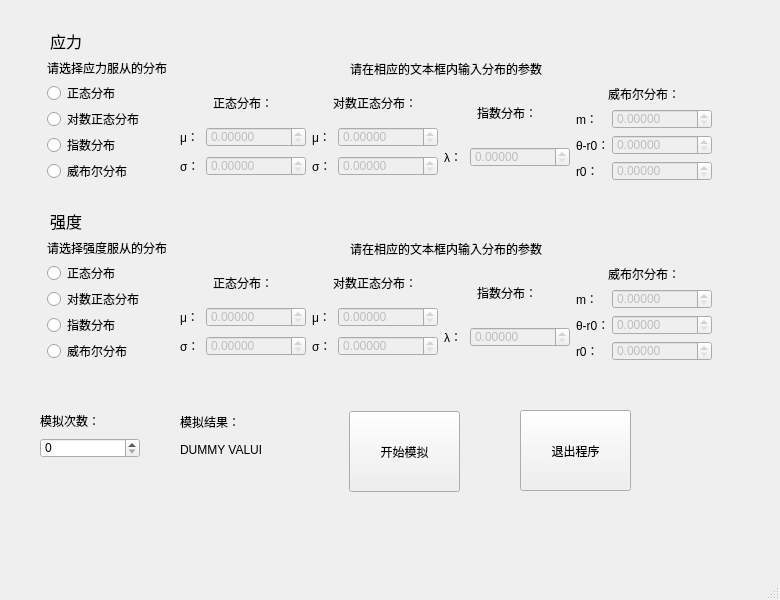
<?xml version="1.0" encoding="UTF-8"?>
<ui version="4.0">
 <class>Mont</class>
 <widget class="QMainWindow" name="Mont">
  <property name="geometry">
   <rect>
    <x>0</x>
    <y>0</y>
    <width>780</width>
    <height>600</height>
   </rect>
  </property>
  <property name="windowTitle">
   <string>Mont</string>
  </property>
  <widget class="QWidget" name="centralwidget">
   <widget class="QWidget" name="gridLayoutWidget_7">
    <property name="geometry">
     <rect>
      <x>40</x>
      <y>50</y>
      <width>681</width>
      <height>141</height>
     </rect>
    </property>
    <layout class="QGridLayout" name="gridLayout_7">
     <item row="0" column="0">
      <layout class="QGridLayout" name="gridLayout">
       <item row="1" column="0">
        <widget class="QRadioButton" name="StrNorRadio">
         <property name="sizePolicy">
          <sizepolicy hsizetype="Minimum" vsizetype="Fixed">
           <horstretch>0</horstretch>
           <verstretch>0</verstretch>
          </sizepolicy>
         </property>
         <property name="maximumSize">
          <size>
           <width>100</width>
           <height>20</height>
          </size>
         </property>
         <property name="text">
          <string>正态分布</string>
         </property>
        </widget>
       </item>
       <item row="3" column="0">
        <widget class="QRadioButton" name="StrIndRadio">
         <property name="maximumSize">
          <size>
           <width>100</width>
           <height>20</height>
          </size>
         </property>
         <property name="text">
          <string>指数分布</string>
         </property>
        </widget>
       </item>
       <item row="4" column="0">
        <widget class="QRadioButton" name="StrWeiRadio">
         <property name="maximumSize">
          <size>
           <width>100</width>
           <height>20</height>
          </size>
         </property>
         <property name="text">
          <string>威布尔分布</string>
         </property>
        </widget>
       </item>
       <item row="2" column="0">
        <widget class="QRadioButton" name="StrLogNorRadio">
         <property name="maximumSize">
          <size>
           <width>100</width>
           <height>20</height>
          </size>
         </property>
         <property name="text">
          <string>对数正态分布</string>
         </property>
        </widget>
       </item>
       <item row="0" column="0">
        <widget class="QLabel" name="label">
         <property name="text">
          <string>请选择应力服从的分布</string>
         </property>
        </widget>
       </item>
      </layout>
     </item>
     <item row="0" column="1">
      <layout class="QGridLayout" name="gridLayout_2">
       <item row="2" column="0">
        <layout class="QGridLayout" name="gridLayout_4">
         <item row="0" column="0" colspan="2">
          <widget class="QLabel" name="label_6">
           <property name="maximumSize">
            <size>
             <width>200</width>
             <height>30</height>
            </size>
           </property>
           <property name="text">
            <string>正态分布：</string>
           </property>
           <property name="alignment">
            <set>Qt::AlignCenter</set>
           </property>
          </widget>
         </item>
         <item row="1" column="0">
          <widget class="QLabel" name="label_4">
           <property name="maximumSize">
            <size>
             <width>20</width>
             <height>20</height>
            </size>
           </property>
           <property name="text">
            <string>μ：</string>
           </property>
          </widget>
         </item>
         <item row="2" column="0">
          <widget class="QLabel" name="label_7">
           <property name="maximumSize">
            <size>
             <width>20</width>
             <height>20</height>
            </size>
           </property>
           <property name="text">
            <string>σ：</string>
           </property>
          </widget>
         </item>
         <item row="1" column="1">
          <widget class="QDoubleSpinBox" name="StrNorPara1">
           <property name="enabled">
            <bool>false</bool>
           </property>
           <property name="maximumSize">
            <size>
             <width>100</width>
             <height>20</height>
            </size>
           </property>
           <property name="decimals">
            <number>5</number>
           </property>
           <property name="maximum">
            <double>999.990000000000009</double>
           </property>
          </widget>
         </item>
         <item row="2" column="1">
          <widget class="QDoubleSpinBox" name="StrNorPara2">
           <property name="enabled">
            <bool>false</bool>
           </property>
           <property name="minimumSize">
            <size>
             <width>100</width>
             <height>20</height>
            </size>
           </property>
           <property name="maximumSize">
            <size>
             <width>100</width>
             <height>20</height>
            </size>
           </property>
           <property name="decimals">
            <number>5</number>
           </property>
           <property name="maximum">
            <double>999.990000000000009</double>
           </property>
          </widget>
         </item>
        </layout>
       </item>
       <item row="2" column="2">
        <layout class="QGridLayout" name="gridLayout_3">
         <item row="0" column="0" colspan="2">
          <widget class="QLabel" name="label_5">
           <property name="maximumSize">
            <size>
             <width>200</width>
             <height>30</height>
            </size>
           </property>
           <property name="text">
            <string>指数分布：</string>
           </property>
           <property name="alignment">
            <set>Qt::AlignCenter</set>
           </property>
          </widget>
         </item>
         <item row="1" column="0">
          <widget class="QLabel" name="label_3">
           <property name="maximumSize">
            <size>
             <width>20</width>
             <height>20</height>
            </size>
           </property>
           <property name="text">
            <string>λ：</string>
           </property>
          </widget>
         </item>
         <item row="1" column="1">
          <widget class="QDoubleSpinBox" name="StrIndPara">
           <property name="enabled">
            <bool>false</bool>
           </property>
           <property name="minimumSize">
            <size>
             <width>100</width>
             <height>20</height>
            </size>
           </property>
           <property name="maximumSize">
            <size>
             <width>100</width>
             <height>20</height>
            </size>
           </property>
           <property name="decimals">
            <number>5</number>
           </property>
           <property name="maximum">
            <double>999.990000000000009</double>
           </property>
          </widget>
         </item>
        </layout>
       </item>
       <item row="2" column="1">
        <layout class="QGridLayout" name="gridLayout_5">
         <item row="1" column="0">
          <widget class="QLabel" name="label_9">
           <property name="maximumSize">
            <size>
             <width>20</width>
             <height>20</height>
            </size>
           </property>
           <property name="text">
            <string>μ：</string>
           </property>
          </widget>
         </item>
         <item row="2" column="0">
          <widget class="QLabel" name="label_10">
           <property name="maximumSize">
            <size>
             <width>20</width>
             <height>20</height>
            </size>
           </property>
           <property name="text">
            <string>σ：</string>
           </property>
          </widget>
         </item>
         <item row="0" column="0" colspan="2">
          <widget class="QLabel" name="label_8">
           <property name="maximumSize">
            <size>
             <width>200</width>
             <height>30</height>
            </size>
           </property>
           <property name="text">
            <string>对数正态分布：</string>
           </property>
           <property name="alignment">
            <set>Qt::AlignCenter</set>
           </property>
          </widget>
         </item>
         <item row="1" column="1">
          <widget class="QDoubleSpinBox" name="StrLogNorPara1">
           <property name="enabled">
            <bool>false</bool>
           </property>
           <property name="minimumSize">
            <size>
             <width>100</width>
             <height>20</height>
            </size>
           </property>
           <property name="maximumSize">
            <size>
             <width>100</width>
             <height>20</height>
            </size>
           </property>
           <property name="decimals">
            <number>5</number>
           </property>
           <property name="maximum">
            <double>999.990000000000009</double>
           </property>
          </widget>
         </item>
         <item row="2" column="1">
          <widget class="QDoubleSpinBox" name="StrLogNorPara2">
           <property name="enabled">
            <bool>false</bool>
           </property>
           <property name="minimumSize">
            <size>
             <width>100</width>
             <height>20</height>
            </size>
           </property>
           <property name="maximumSize">
            <size>
             <width>100</width>
             <height>20</height>
            </size>
           </property>
           <property name="decimals">
            <number>5</number>
           </property>
           <property name="maximum">
            <double>999.990000000000009</double>
           </property>
          </widget>
         </item>
        </layout>
       </item>
       <item row="2" column="3">
        <layout class="QGridLayout" name="gridLayout_6">
         <item row="0" column="0" colspan="2">
          <widget class="QLabel" name="label_11">
           <property name="maximumSize">
            <size>
             <width>200</width>
             <height>30</height>
            </size>
           </property>
           <property name="text">
            <string>威布尔分布：</string>
           </property>
           <property name="alignment">
            <set>Qt::AlignCenter</set>
           </property>
          </widget>
         </item>
         <item row="2" column="0">
          <widget class="QLabel" name="label_13">
           <property name="maximumSize">
            <size>
             <width>30</width>
             <height>20</height>
            </size>
           </property>
           <property name="text">
            <string>θ-r0：</string>
           </property>
          </widget>
         </item>
         <item row="1" column="0">
          <widget class="QLabel" name="label_12">
           <property name="maximumSize">
            <size>
             <width>30</width>
             <height>20</height>
            </size>
           </property>
           <property name="text">
            <string>m：</string>
           </property>
          </widget>
         </item>
         <item row="3" column="0">
          <widget class="QLabel" name="label_14">
           <property name="maximumSize">
            <size>
             <width>30</width>
             <height>20</height>
            </size>
           </property>
           <property name="text">
            <string>r0：</string>
           </property>
          </widget>
         </item>
         <item row="1" column="1">
          <widget class="QDoubleSpinBox" name="StrWeiPara1">
           <property name="enabled">
            <bool>false</bool>
           </property>
           <property name="minimumSize">
            <size>
             <width>100</width>
             <height>20</height>
            </size>
           </property>
           <property name="maximumSize">
            <size>
             <width>100</width>
             <height>20</height>
            </size>
           </property>
           <property name="decimals">
            <number>5</number>
           </property>
           <property name="maximum">
            <double>999.990000000000009</double>
           </property>
          </widget>
         </item>
         <item row="2" column="1">
          <widget class="QDoubleSpinBox" name="StrWeiPara2">
           <property name="enabled">
            <bool>false</bool>
           </property>
           <property name="minimumSize">
            <size>
             <width>100</width>
             <height>20</height>
            </size>
           </property>
           <property name="maximumSize">
            <size>
             <width>100</width>
             <height>20</height>
            </size>
           </property>
           <property name="decimals">
            <number>5</number>
           </property>
           <property name="maximum">
            <double>999.990000000000009</double>
           </property>
          </widget>
         </item>
         <item row="3" column="1">
          <widget class="QDoubleSpinBox" name="StrWeiPara3">
           <property name="enabled">
            <bool>false</bool>
           </property>
           <property name="minimumSize">
            <size>
             <width>100</width>
             <height>20</height>
            </size>
           </property>
           <property name="maximumSize">
            <size>
             <width>100</width>
             <height>20</height>
            </size>
           </property>
           <property name="decimals">
            <number>5</number>
           </property>
           <property name="maximum">
            <double>999.990000000000009</double>
           </property>
          </widget>
         </item>
        </layout>
       </item>
       <item row="1" column="0" colspan="4">
        <widget class="QLabel" name="label_2">
         <property name="maximumSize">
          <size>
           <width>2000</width>
           <height>20</height>
          </size>
         </property>
         <property name="text">
          <string>请在相应的文本框内输入分布的参数</string>
         </property>
         <property name="alignment">
          <set>Qt::AlignCenter</set>
         </property>
        </widget>
       </item>
      </layout>
     </item>
    </layout>
   </widget>
   <widget class="QWidget" name="gridLayoutWidget_8">
    <property name="geometry">
     <rect>
      <x>40</x>
      <y>230</y>
      <width>681</width>
      <height>141</height>
     </rect>
    </property>
    <layout class="QGridLayout" name="gridLayout_8">
     <item row="0" column="0">
      <layout class="QGridLayout" name="gridLayout_9">
       <item row="1" column="0">
        <widget class="QRadioButton" name="GthNorRadio">
         <property name="sizePolicy">
          <sizepolicy hsizetype="Minimum" vsizetype="Fixed">
           <horstretch>0</horstretch>
           <verstretch>0</verstretch>
          </sizepolicy>
         </property>
         <property name="maximumSize">
          <size>
           <width>100</width>
           <height>20</height>
          </size>
         </property>
         <property name="text">
          <string>正态分布</string>
         </property>
        </widget>
       </item>
       <item row="3" column="0">
        <widget class="QRadioButton" name="GthIndRadio">
         <property name="maximumSize">
          <size>
           <width>100</width>
           <height>20</height>
          </size>
         </property>
         <property name="text">
          <string>指数分布</string>
         </property>
        </widget>
       </item>
       <item row="4" column="0">
        <widget class="QRadioButton" name="GthWeiRadio">
         <property name="maximumSize">
          <size>
           <width>100</width>
           <height>20</height>
          </size>
         </property>
         <property name="text">
          <string>威布尔分布</string>
         </property>
        </widget>
       </item>
       <item row="2" column="0">
        <widget class="QRadioButton" name="GthLogNorRadio">
         <property name="maximumSize">
          <size>
           <width>100</width>
           <height>20</height>
          </size>
         </property>
         <property name="text">
          <string>对数正态分布</string>
         </property>
        </widget>
       </item>
       <item row="0" column="0">
        <widget class="QLabel" name="label_15">
         <property name="text">
          <string>请选择强度服从的分布</string>
         </property>
        </widget>
       </item>
      </layout>
     </item>
     <item row="0" column="1">
      <layout class="QGridLayout" name="gridLayout_10">
       <item row="2" column="0">
        <layout class="QGridLayout" name="gridLayout_11">
         <item row="0" column="0" colspan="2">
          <widget class="QLabel" name="label_16">
           <property name="maximumSize">
            <size>
             <width>200</width>
             <height>30</height>
            </size>
           </property>
           <property name="text">
            <string>正态分布：</string>
           </property>
           <property name="alignment">
            <set>Qt::AlignCenter</set>
           </property>
          </widget>
         </item>
         <item row="1" column="0">
          <widget class="QLabel" name="label_17">
           <property name="maximumSize">
            <size>
             <width>20</width>
             <height>20</height>
            </size>
           </property>
           <property name="text">
            <string>μ：</string>
           </property>
          </widget>
         </item>
         <item row="2" column="0">
          <widget class="QLabel" name="label_18">
           <property name="maximumSize">
            <size>
             <width>20</width>
             <height>20</height>
            </size>
           </property>
           <property name="text">
            <string>σ：</string>
           </property>
          </widget>
         </item>
         <item row="1" column="1">
          <widget class="QDoubleSpinBox" name="GthNorPara1">
           <property name="enabled">
            <bool>false</bool>
           </property>
           <property name="minimumSize">
            <size>
             <width>100</width>
             <height>20</height>
            </size>
           </property>
           <property name="maximumSize">
            <size>
             <width>100</width>
             <height>20</height>
            </size>
           </property>
           <property name="decimals">
            <number>5</number>
           </property>
           <property name="maximum">
            <double>999.990000000000009</double>
           </property>
          </widget>
         </item>
         <item row="2" column="1">
          <widget class="QDoubleSpinBox" name="GthNorPara2">
           <property name="enabled">
            <bool>false</bool>
           </property>
           <property name="minimumSize">
            <size>
             <width>100</width>
             <height>20</height>
            </size>
           </property>
           <property name="maximumSize">
            <size>
             <width>100</width>
             <height>20</height>
            </size>
           </property>
           <property name="decimals">
            <number>5</number>
           </property>
           <property name="maximum">
            <double>999.990000000000009</double>
           </property>
          </widget>
         </item>
        </layout>
       </item>
       <item row="2" column="2">
        <layout class="QGridLayout" name="gridLayout_12">
         <item row="0" column="0" colspan="2">
          <widget class="QLabel" name="label_19">
           <property name="maximumSize">
            <size>
             <width>200</width>
             <height>30</height>
            </size>
           </property>
           <property name="text">
            <string>指数分布：</string>
           </property>
           <property name="alignment">
            <set>Qt::AlignCenter</set>
           </property>
          </widget>
         </item>
         <item row="1" column="0">
          <widget class="QLabel" name="label_20">
           <property name="maximumSize">
            <size>
             <width>20</width>
             <height>20</height>
            </size>
           </property>
           <property name="text">
            <string>λ：</string>
           </property>
          </widget>
         </item>
         <item row="1" column="1">
          <widget class="QDoubleSpinBox" name="GthIndPara">
           <property name="enabled">
            <bool>false</bool>
           </property>
           <property name="minimumSize">
            <size>
             <width>100</width>
             <height>20</height>
            </size>
           </property>
           <property name="maximumSize">
            <size>
             <width>100</width>
             <height>20</height>
            </size>
           </property>
           <property name="decimals">
            <number>5</number>
           </property>
           <property name="maximum">
            <double>999.990000000000009</double>
           </property>
          </widget>
         </item>
        </layout>
       </item>
       <item row="2" column="1">
        <layout class="QGridLayout" name="gridLayout_13">
         <item row="1" column="0">
          <widget class="QLabel" name="label_21">
           <property name="maximumSize">
            <size>
             <width>20</width>
             <height>20</height>
            </size>
           </property>
           <property name="text">
            <string>μ：</string>
           </property>
          </widget>
         </item>
         <item row="2" column="0">
          <widget class="QLabel" name="label_22">
           <property name="maximumSize">
            <size>
             <width>20</width>
             <height>20</height>
            </size>
           </property>
           <property name="text">
            <string>σ：</string>
           </property>
          </widget>
         </item>
         <item row="0" column="0" colspan="2">
          <widget class="QLabel" name="label_23">
           <property name="maximumSize">
            <size>
             <width>200</width>
             <height>30</height>
            </size>
           </property>
           <property name="text">
            <string>对数正态分布：</string>
           </property>
           <property name="alignment">
            <set>Qt::AlignCenter</set>
           </property>
          </widget>
         </item>
         <item row="1" column="1">
          <widget class="QDoubleSpinBox" name="GthLogNorPara1">
           <property name="enabled">
            <bool>false</bool>
           </property>
           <property name="minimumSize">
            <size>
             <width>100</width>
             <height>20</height>
            </size>
           </property>
           <property name="maximumSize">
            <size>
             <width>100</width>
             <height>20</height>
            </size>
           </property>
           <property name="decimals">
            <number>5</number>
           </property>
           <property name="maximum">
            <double>999.990000000000009</double>
           </property>
          </widget>
         </item>
         <item row="2" column="1">
          <widget class="QDoubleSpinBox" name="GthLogNorPara2">
           <property name="enabled">
            <bool>false</bool>
           </property>
           <property name="minimumSize">
            <size>
             <width>100</width>
             <height>20</height>
            </size>
           </property>
           <property name="maximumSize">
            <size>
             <width>100</width>
             <height>20</height>
            </size>
           </property>
           <property name="decimals">
            <number>5</number>
           </property>
           <property name="maximum">
            <double>999.990000000000009</double>
           </property>
          </widget>
         </item>
        </layout>
       </item>
       <item row="2" column="3">
        <layout class="QGridLayout" name="gridLayout_14">
         <item row="0" column="0" colspan="2">
          <widget class="QLabel" name="label_24">
           <property name="maximumSize">
            <size>
             <width>200</width>
             <height>30</height>
            </size>
           </property>
           <property name="text">
            <string>威布尔分布：</string>
           </property>
           <property name="alignment">
            <set>Qt::AlignCenter</set>
           </property>
          </widget>
         </item>
         <item row="2" column="0">
          <widget class="QLabel" name="label_25">
           <property name="maximumSize">
            <size>
             <width>30</width>
             <height>20</height>
            </size>
           </property>
           <property name="text">
            <string>θ-r0：</string>
           </property>
          </widget>
         </item>
         <item row="1" column="0">
          <widget class="QLabel" name="label_26">
           <property name="maximumSize">
            <size>
             <width>30</width>
             <height>20</height>
            </size>
           </property>
           <property name="text">
            <string>m：</string>
           </property>
          </widget>
         </item>
         <item row="3" column="0">
          <widget class="QLabel" name="label_27">
           <property name="maximumSize">
            <size>
             <width>30</width>
             <height>20</height>
            </size>
           </property>
           <property name="text">
            <string>r0：</string>
           </property>
          </widget>
         </item>
         <item row="1" column="1">
          <widget class="QDoubleSpinBox" name="GthWeiPara1">
           <property name="enabled">
            <bool>false</bool>
           </property>
           <property name="minimumSize">
            <size>
             <width>100</width>
             <height>20</height>
            </size>
           </property>
           <property name="maximumSize">
            <size>
             <width>100</width>
             <height>20</height>
            </size>
           </property>
           <property name="decimals">
            <number>5</number>
           </property>
           <property name="maximum">
            <double>999.990000000000009</double>
           </property>
          </widget>
         </item>
         <item row="2" column="1">
          <widget class="QDoubleSpinBox" name="GthWeiPara2">
           <property name="enabled">
            <bool>false</bool>
           </property>
           <property name="minimumSize">
            <size>
             <width>100</width>
             <height>20</height>
            </size>
           </property>
           <property name="maximumSize">
            <size>
             <width>100</width>
             <height>20</height>
            </size>
           </property>
           <property name="decimals">
            <number>5</number>
           </property>
           <property name="maximum">
            <double>999.990000000000009</double>
           </property>
          </widget>
         </item>
         <item row="3" column="1">
          <widget class="QDoubleSpinBox" name="GthWeiPara3">
           <property name="enabled">
            <bool>false</bool>
           </property>
           <property name="minimumSize">
            <size>
             <width>100</width>
             <height>20</height>
            </size>
           </property>
           <property name="maximumSize">
            <size>
             <width>100</width>
             <height>20</height>
            </size>
           </property>
           <property name="decimals">
            <number>5</number>
           </property>
           <property name="maximum">
            <double>999.990000000000009</double>
           </property>
          </widget>
         </item>
        </layout>
       </item>
       <item row="1" column="0" colspan="4">
        <widget class="QLabel" name="label_28">
         <property name="maximumSize">
          <size>
           <width>2000</width>
           <height>20</height>
          </size>
         </property>
         <property name="text">
          <string>请在相应的文本框内输入分布的参数</string>
         </property>
         <property name="alignment">
          <set>Qt::AlignCenter</set>
         </property>
        </widget>
       </item>
      </layout>
     </item>
    </layout>
   </widget>
   <widget class="QLabel" name="label_29">
    <property name="geometry">
     <rect>
      <x>50</x>
      <y>30</y>
      <width>47</width>
      <height>21</height>
     </rect>
    </property>
    <property name="font">
     <font>
      <pointsize>12</pointsize>
     </font>
    </property>
    <property name="text">
     <string>应力</string>
    </property>
   </widget>
   <widget class="QLabel" name="label_30">
    <property name="geometry">
     <rect>
      <x>50</x>
      <y>210</y>
      <width>47</width>
      <height>21</height>
     </rect>
    </property>
    <property name="font">
     <font>
      <pointsize>12</pointsize>
     </font>
    </property>
    <property name="text">
     <string>强度</string>
    </property>
   </widget>
   <widget class="QWidget" name="verticalLayoutWidget">
    <property name="geometry">
     <rect>
      <x>40</x>
      <y>410</y>
      <width>101</width>
      <height>51</height>
     </rect>
    </property>
    <layout class="QVBoxLayout" name="verticalLayout">
     <item>
      <widget class="QLabel" name="label_31">
       <property name="maximumSize">
        <size>
         <width>100</width>
         <height>20</height>
        </size>
       </property>
       <property name="text">
        <string>模拟次数：</string>
       </property>
      </widget>
     </item>
     <item>
      <widget class="QSpinBox" name="StimuTimesBox">
       <property name="maximumSize">
        <size>
         <width>100</width>
         <height>20</height>
        </size>
       </property>
       <property name="maximum">
        <number>100000</number>
       </property>
      </widget>
     </item>
    </layout>
   </widget>
   <widget class="QWidget" name="verticalLayoutWidget_2">
    <property name="geometry">
     <rect>
      <x>180</x>
      <y>410</y>
      <width>81</width>
      <height>51</height>
     </rect>
    </property>
    <layout class="QVBoxLayout" name="verticalLayout_2">
     <item>
      <widget class="QLabel" name="label_32">
       <property name="maximumSize">
        <size>
         <width>100</width>
         <height>30</height>
        </size>
       </property>
       <property name="text">
        <string>模拟结果：</string>
       </property>
      </widget>
     </item>
     <item>
      <widget class="QLabel" name="ResultLab">
       <property name="maximumSize">
        <size>
         <width>100</width>
         <height>30</height>
        </size>
       </property>
       <property name="text">
        <string>DUMMY VALUE</string>
       </property>
      </widget>
     </item>
    </layout>
   </widget>
   <widget class="QPushButton" name="StartButton">
    <property name="geometry">
     <rect>
      <x>349</x>
      <y>411</y>
      <width>111</width>
      <height>81</height>
     </rect>
    </property>
    <property name="text">
     <string>开始模拟</string>
    </property>
   </widget>
   <widget class="QPushButton" name="pushButton_2">
    <property name="geometry">
     <rect>
      <x>520</x>
      <y>410</y>
      <width>111</width>
      <height>81</height>
     </rect>
    </property>
    <property name="text">
     <string>退出程序</string>
    </property>
   </widget>
  </widget>
  <widget class="QMenuBar" name="menubar">
   <property name="geometry">
    <rect>
     <x>0</x>
     <y>0</y>
     <width>780</width>
     <height>22</height>
    </rect>
   </property>
  </widget>
  <widget class="QStatusBar" name="statusbar"/>
 </widget>
 <resources/>
 <connections/>
</ui>
